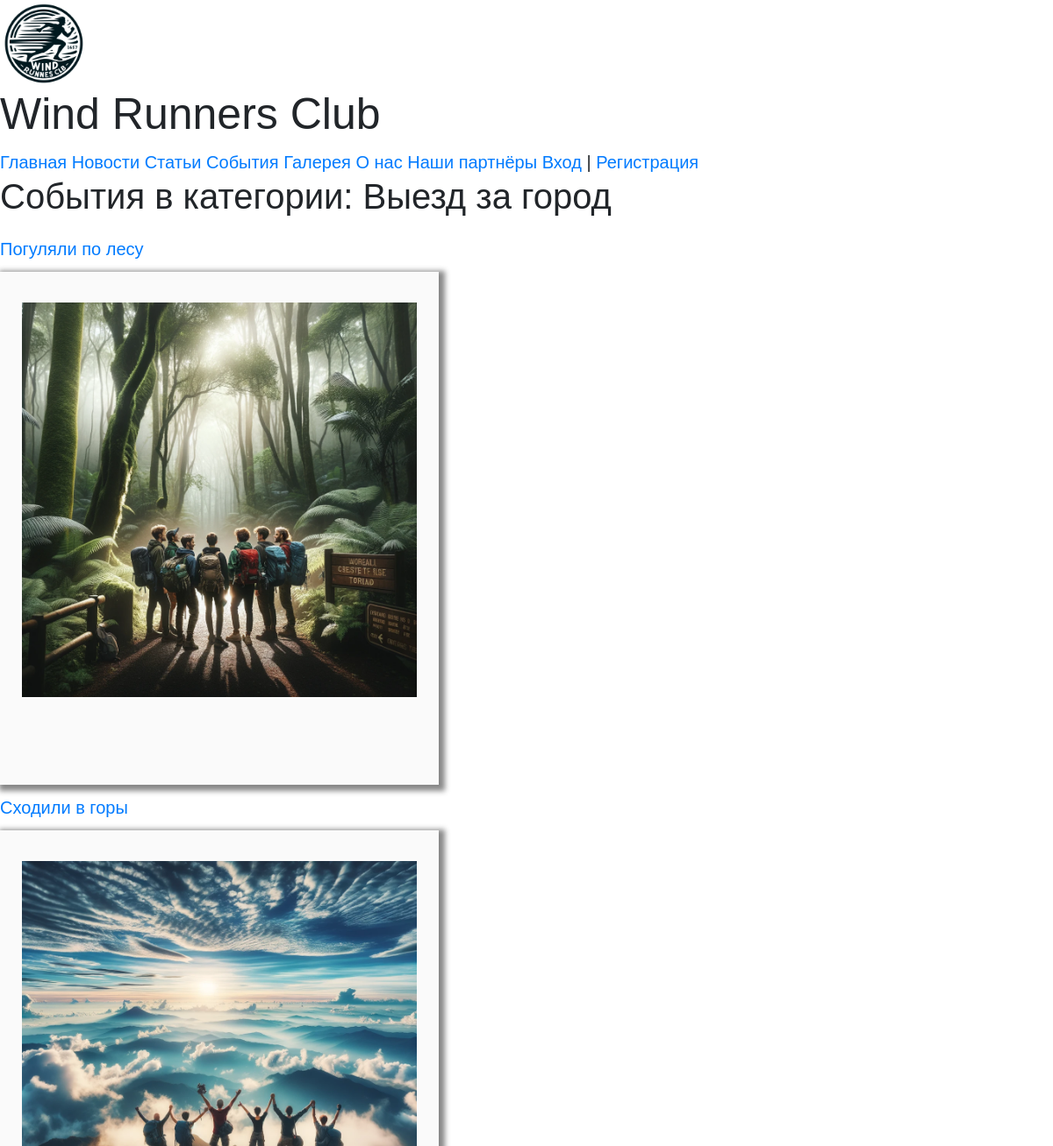
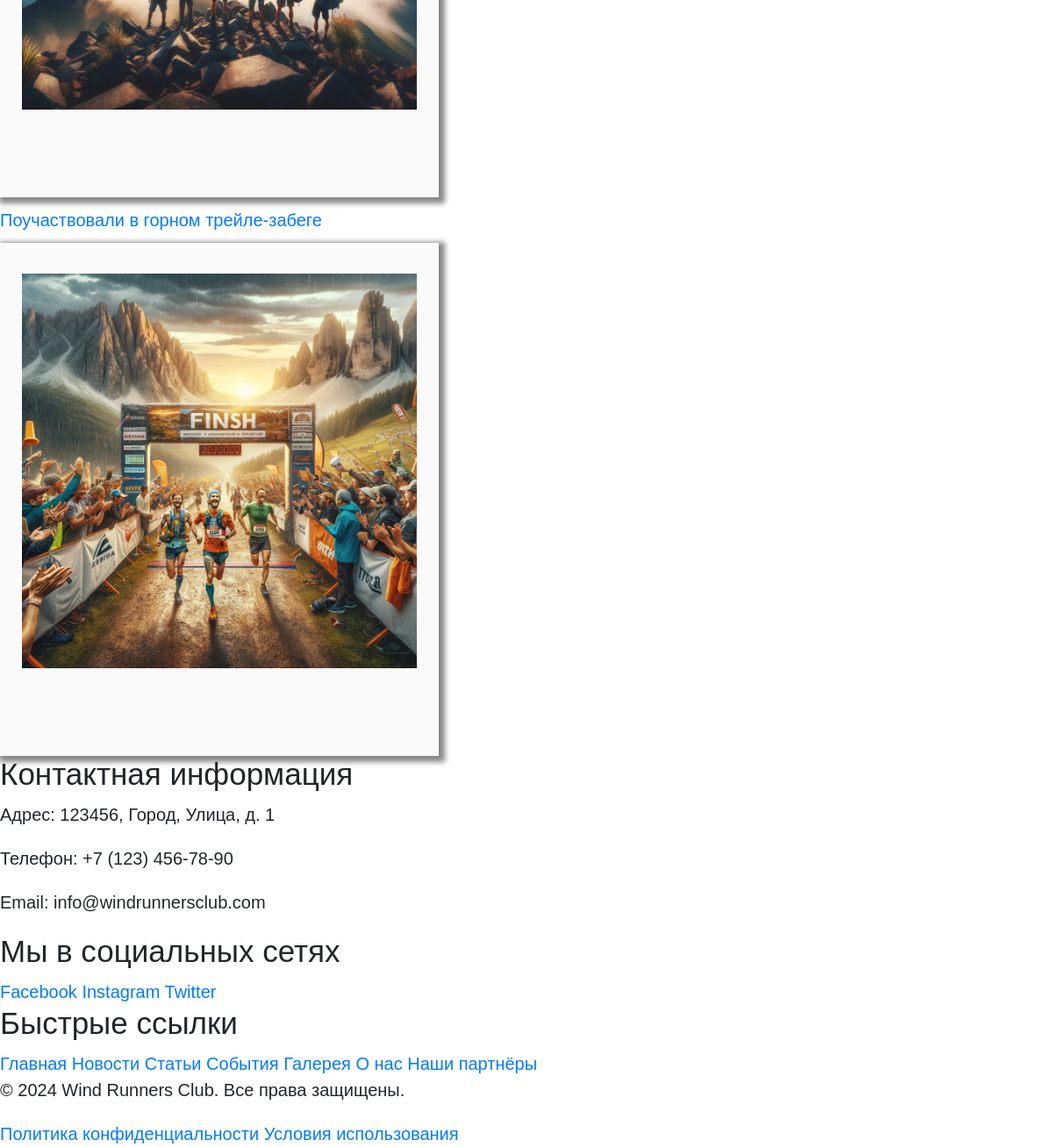
Page /gallery/category/1/ on the committed database (2 pictures, top to bottom).
### gallery/models.py (models this page shows, shortened)
class Category(models.Model):
    name = models.CharField(max_length=128)
    class Meta:
        verbose_name = 'Категория'
        verbose_name_plural = 'Категории'

class Event(models.Model):
    title = models.CharField(max_length=256)
    category = models.ForeignKey(Category, on_delete=models.CASCADE, related_name='events', null=True, blank=True)
    class Meta:
        verbose_name = 'Событие'
        verbose_name_plural = 'События'

class Image(models.Model):
    title = models.CharField(max_length=256)
    description = models.TextField(blank=True)
    category = models.ForeignKey(Category, on_delete=models.CASCADE, parent_link='images')
    image = models.ImageField(upload_to='gallery/', default='defaults/wrc_emblem.webp')
    uploaded_by = models.ForeignKey(User, on_delete=models.CASCADE, related_name='uploaded_images')
    upload_date = models.DateTimeField(auto_now_add=True)
    event = models.ForeignKey(Event, on_delete=models.CASCADE, related_name='images', null=True)
    class Meta:
        verbose_name = 'Изображение'
        verbose_name_plural = 'Изображения'

### gallery/views.py (the view)
# urls.py: path('category/<int:category_id>/', views.images_by_category, name='images_by_category'),
def images_by_category(request, category_id):
    category = get_object_or_404(Category, pk=category_id)
    events = Image.objects.filter(category=category)
    context = {'category': category, 'events': events}
    return render(request, 'gallery/images_by_category.html', context)

### gallery/templates/gallery/images_by_category.html
{% extends 'base.html' %}
{% block content %}
<h2>События в категории: {{ category.name }}</h2>
<div class="events">
    {% for event in category.events.all %}
    <div class="event">
        <h3><a href="{% url 'gallery:event_detail' event.id %}">{{ event.title }}</a></h3>
        {% if event.images.all %}
            <img src="{{ event.images.all.0.image.url }}" alt="{{ event.images.all.0.title }}" class="custom-img">
        {% else %}
            <p>Изображения отсутствуют</p>
        {% endif %}
    </div>
    {% empty %}
        <p>В этой категории событий нет.</p>
    {% endfor %}
</div>
{% endblock %}

### templates/base.html (shortened to what this page needs)
{% load static %}
<!DOCTYPE html>
<html lang="ru">
<head>
<link rel="stylesheet" href="https://stackpath.bootstrapcdn.com/bootstrap/4.5.2/css/bootstrap.min.css">
<link rel="stylesheet" href="{% static 'css/style.css' %}">
</head>
<body>
<header>
    {% block header %}
    <a href="{% url 'main:index' %}">
        <img src="{% static 'images/wrc_emblem.webp' %}" alt="Логотип Wend Runners Club" width="100">
    </a>
<h1>Wind Runners Club</h1>
    <nav>
        <a href="{% url 'main:index' %}">Главная</a>
        <a href="{% url 'news:news_list' %}">Новости</a>
        <a href="{% url 'articles:article_list' %}">Статьи</a>
        <a href="{% url 'events:event_list' %}">События</a>
        <a href="{% url 'gallery:gallery_list' %}">Галерея</a>
        <a href="{% url 'main:about' %}">О нас</a>
        <a href="{% url 'main:partners' %}">Наши партнёры</a>
        {% if user.is_authenticated %}
        <a href="{% url 'logout' %}" methods="post">Выход</a>
        {% else %}
        <a href="{% url 'login' %}">Вход </a>|
        <a href="{% url 'main:signup' %}"> Регистрация</a>
        {% endif %}
    </nav>
    {% endblock %}
</header>
{% block content %} {% endblock %}
<footer>
    {% block footer %}
    <footer>
        <div class="footer-container">
            <section class="footer-contact">
                <h3>Контактная информация</h3>
                <p>Адрес: 123456, Город, Улица, д. 1</p>
                <p>Телефон: +7 (123) 456-78-90</p>
                <p>Email: info@windrunnersclub.com</p>
            </section>
            <section class="footer-social">
                <h3>Мы в социальных сетях</h3>
                <a href="https://facebook.com">Facebook</a>
                <a href="https://instagram.com">Instagram</a>
                <a href="https://twitter.com">Twitter</a>
            </section>
            <section class="footer-links">
                <h3>Быстрые ссылки</h3>
                <a href="{% url 'main:index' %}">Главная</a>
                <a href="{% url 'news:news_list' %}">Новости</a>
                <a href="{% url 'articles:article_list' %}">Статьи</a>
                <a href="{% url 'events:event_list' %}">События</a>
                <a href="{% url 'gallery:gallery_list' %}">Галерея</a>
                <a href="{% url 'main:about' %}">О нас</a>
                <a href="{% url 'main:partners' %}">Наши партнёры</a>
            </section>
            <section class="footer-legal">
                <p>&copy; 2024 Wind Runners Club. Все права защищены.</p>
                <a href="{% url 'main:privacy_policy' %}">Политика конфиденциальности</a>
                <a href="{% url 'main:terms_of_use' %}">Условия использования</a>
            </section>
        </div>
    </footer>
    {% endblock %}
</footer>
</body>
</html>

### static/css/style.css (style rules this page uses)
* { font-family: Arial; text-decoration: none; font-size: 20px; }
.custom-img { border: 25px solid #fafafa; border-top-width: 35px; border-bottom-width: 100px; -webkit-box-shadow: 3px 3px 6px 4px #888; -moz-box-shadow: 3px 3px 6px 4px #888; box-shadow: 3px 3px 6px 4px #888; width: 500px; height: auto; }

### rows in the picture
Category: name "Выезд за город"
Event: title "Погуляли по лесу", images.all.0.image (picture)
Event: title "Сходили в горы", images.all.0.image (picture)
Event: title "Поучаствовали в горном трейле-забеге", images.all.0.image (picture)
